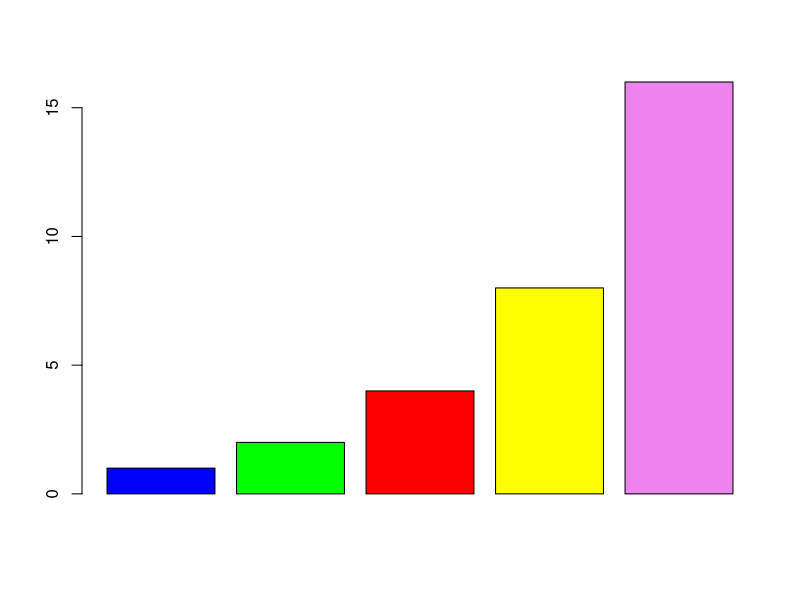
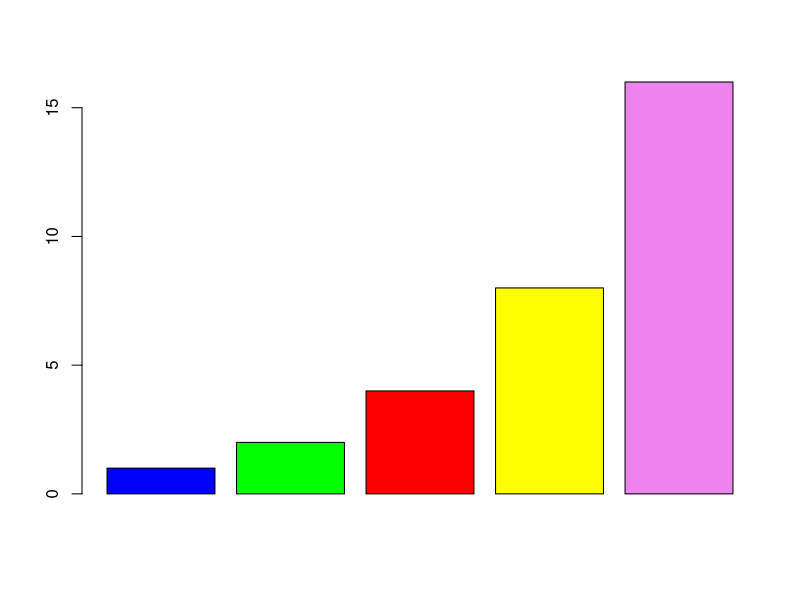
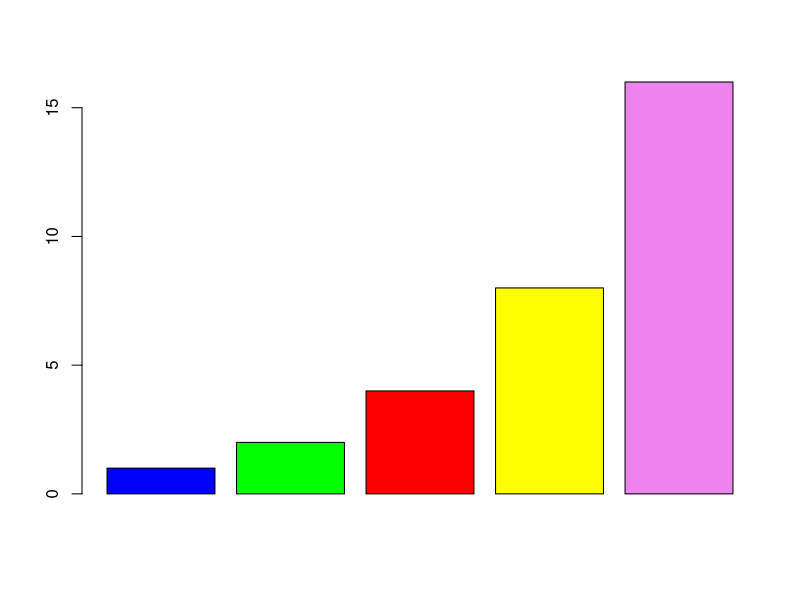

Reproduce these figures in R, in order.
# Titel:  Challenge Farbe
# Datei:  Challenge_Farbe.R

############################################################
# 1. Erstellen eines Vektors y

y <- c(1,2,4,8,16)  
y

############################################################
# 2. Erstellen von Farbpaletten

# Farbnamen
p1 <- c("blue", "green", "red", "yellow", "violet")

# RGB, z.B. im Wertebereich von 0 bis 255
p2 <- c(rgb(0, 0, 255, max = 255), rgb(0, 255, 0, max = 255), 
        rgb(255, 0, 0, max = 255), rgb(255, 255, 0, max = 255), 
        rgb(238, 130, 238, max = 255))

# Hexadezimalcode
p3 <- c("#0000FF","#00FF00","#FF0000","#FFFF00","#EE82EE")


############################################################
# 2. Einfaches Saeulendiagramm mit den Farbpaletten p1, p2, p3

barplot(y, col = p1)
barplot(y, col = p2)
barplot(y, col = p3)

##############################################################
# Environemt leeren
rm(list = ls())  

# Grafiken entfernen
graphics.off()  

# Konsole leeren
cat("\014")  

